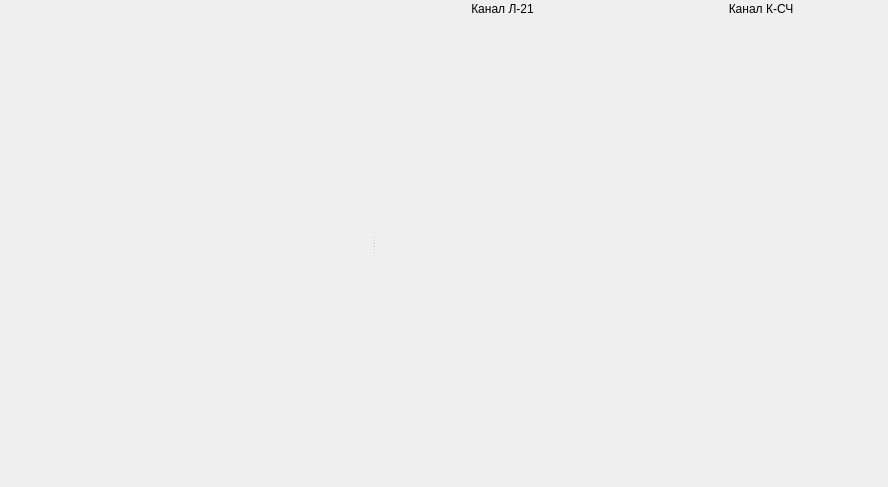
<?xml version="1.0" encoding="UTF-8"?>
<ui version="4.0">
 <class>ZPSIndicator</class>
 <widget class="QWidget" name="ZPSIndicator">
  <property name="geometry">
   <rect>
    <x>0</x>
    <y>0</y>
    <width>888</width>
    <height>487</height>
   </rect>
  </property>
  <property name="windowTitle">
   <string>Form</string>
  </property>
  <layout class="QGridLayout" name="gridLayout">
   <property name="leftMargin">
    <number>1</number>
   </property>
   <property name="topMargin">
    <number>1</number>
   </property>
   <property name="rightMargin">
    <number>1</number>
   </property>
   <property name="bottomMargin">
    <number>1</number>
   </property>
   <item row="0" column="0">
    <widget class="QSplitter" name="splitter">
     <property name="orientation">
      <enum>Qt::Horizontal</enum>
     </property>
     <widget class="ZPSIndicatorData" name="dataWidget" native="true"/>
     <widget class="QWidget" name="layoutWidget">
      <layout class="QHBoxLayout" name="horizontalLayout" stretch="1,1">
       <item>
        <layout class="QVBoxLayout" name="verticalLayout" stretch="0,5,1">
         <property name="leftMargin">
          <number>1</number>
         </property>
         <property name="topMargin">
          <number>1</number>
         </property>
         <property name="rightMargin">
          <number>1</number>
         </property>
         <property name="bottomMargin">
          <number>1</number>
         </property>
         <item>
          <widget class="QLabel" name="label">
           <property name="text">
            <string>Канал Л-21</string>
           </property>
           <property name="alignment">
            <set>Qt::AlignCenter</set>
           </property>
          </widget>
         </item>
         <item>
          <widget class="GraphicTime" name="graphicTimeK21" native="true"/>
         </item>
         <item>
          <widget class="QCustomPlot" name="graphicK21" native="true"/>
         </item>
        </layout>
       </item>
       <item>
        <layout class="QVBoxLayout" name="verticalLayout_2" stretch="0,5,1">
         <property name="leftMargin">
          <number>1</number>
         </property>
         <property name="topMargin">
          <number>1</number>
         </property>
         <property name="rightMargin">
          <number>1</number>
         </property>
         <property name="bottomMargin">
          <number>1</number>
         </property>
         <item>
          <widget class="QLabel" name="label_2">
           <property name="text">
            <string>Канал К-СЧ</string>
           </property>
           <property name="alignment">
            <set>Qt::AlignCenter</set>
           </property>
          </widget>
         </item>
         <item>
          <widget class="GraphicTime" name="graphicTimeKSCH" native="true"/>
         </item>
         <item>
          <widget class="QCustomPlot" name="graphicKSCH" native="true"/>
         </item>
        </layout>
       </item>
      </layout>
     </widget>
    </widget>
   </item>
  </layout>
 </widget>
 <customwidgets>
  <customwidget>
   <class>QCustomPlot</class>
   <extends>QWidget</extends>
   <header location="global">qcustomplot.h</header>
   <container>1</container>
  </customwidget>
  <customwidget>
   <class>GraphicTime</class>
   <extends>QWidget</extends>
   <header location="global">GraphicTime.h</header>
   <container>1</container>
  </customwidget>
  <customwidget>
   <class>ZPSIndicatorData</class>
   <extends>QWidget</extends>
   <header location="global">ZPSIndicatorData.h</header>
   <container>1</container>
  </customwidget>
 </customwidgets>
 <resources/>
 <connections/>
</ui>
